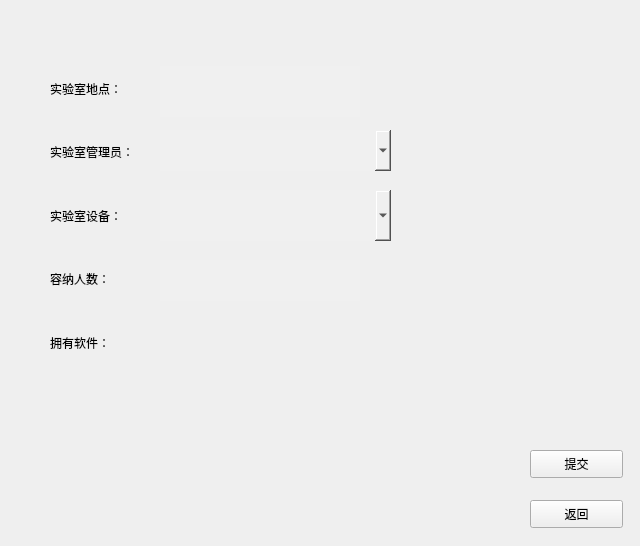
<?xml version="1.0" encoding="UTF-8"?>
<ui version="4.0">
 <class>lab_change_window</class>
 <widget class="QWidget" name="lab_change_window">
  <property name="geometry">
   <rect>
    <x>0</x>
    <y>0</y>
    <width>640</width>
    <height>546</height>
   </rect>
  </property>
  <property name="font">
   <font>
    <family>微软雅黑</family>
   </font>
  </property>
  <property name="windowTitle">
   <string>实验室详情</string>
  </property>
  <widget class="QLineEdit" name="lineEdit">
   <property name="geometry">
    <rect>
     <x>160</x>
     <y>66</y>
     <width>200</width>
     <height>51</height>
    </rect>
   </property>
   <property name="styleSheet">
    <string notr="true">background-color: rgb(240, 240, 240);
border:none;</string>
   </property>
   <property name="text">
    <string/>
   </property>
  </widget>
  <widget class="QLineEdit" name="lineEdit_4">
   <property name="geometry">
    <rect>
     <x>160</x>
     <y>260</y>
     <width>200</width>
     <height>41</height>
    </rect>
   </property>
   <property name="styleSheet">
    <string notr="true">background-color: rgb(240, 240, 240);
border:none;</string>
   </property>
   <property name="text">
    <string/>
   </property>
  </widget>
  <widget class="QScrollArea" name="scrollArea">
   <property name="geometry">
    <rect>
     <x>160</x>
     <y>330</y>
     <width>231</width>
     <height>191</height>
    </rect>
   </property>
   <property name="font">
    <font>
     <family>微软雅黑</family>
    </font>
   </property>
   <property name="styleSheet">
    <string notr="true">border:none;</string>
   </property>
   <property name="widgetResizable">
    <bool>true</bool>
   </property>
   <widget class="QWidget" name="scrollAreaWidgetContents">
    <property name="geometry">
     <rect>
      <x>0</x>
      <y>0</y>
      <width>231</width>
      <height>191</height>
     </rect>
    </property>
    <property name="font">
     <font>
      <family>微软雅黑</family>
     </font>
    </property>
    <layout class="QVBoxLayout" name="verticalLayout_3"/>
   </widget>
  </widget>
  <widget class="QPushButton" name="pushButton">
   <property name="geometry">
    <rect>
     <x>530</x>
     <y>450</y>
     <width>93</width>
     <height>28</height>
    </rect>
   </property>
   <property name="text">
    <string>提交</string>
   </property>
  </widget>
  <widget class="QPushButton" name="pushButton_2">
   <property name="geometry">
    <rect>
     <x>530</x>
     <y>500</y>
     <width>93</width>
     <height>28</height>
    </rect>
   </property>
   <property name="text">
    <string>返回</string>
   </property>
  </widget>
  <widget class="QComboBox" name="comboBox_3">
   <property name="geometry">
    <rect>
     <x>160</x>
     <y>190</y>
     <width>231</width>
     <height>51</height>
    </rect>
   </property>
   <property name="styleSheet">
    <string notr="true">border:none;
background-color: rgb(240, 240, 240);</string>
   </property>
  </widget>
  <widget class="QComboBox" name="comboBox_2">
   <property name="geometry">
    <rect>
     <x>160</x>
     <y>130</y>
     <width>231</width>
     <height>41</height>
    </rect>
   </property>
   <property name="styleSheet">
    <string notr="true">border:none;
background-color: rgb(240, 240, 240);</string>
   </property>
  </widget>
  <widget class="QWidget" name="layoutWidget">
   <property name="geometry">
    <rect>
     <x>50</x>
     <y>60</y>
     <width>111</width>
     <height>311</height>
    </rect>
   </property>
   <layout class="QVBoxLayout" name="verticalLayout">
    <item>
     <widget class="QLabel" name="label">
      <property name="text">
       <string>实验室地点：</string>
      </property>
     </widget>
    </item>
    <item>
     <widget class="QLabel" name="label_2">
      <property name="text">
       <string>实验室管理员：</string>
      </property>
     </widget>
    </item>
    <item>
     <widget class="QLabel" name="label_3">
      <property name="text">
       <string>实验室设备：</string>
      </property>
     </widget>
    </item>
    <item>
     <widget class="QLabel" name="label_4">
      <property name="text">
       <string>容纳人数：</string>
      </property>
     </widget>
    </item>
    <item>
     <widget class="QLabel" name="label_5">
      <property name="text">
       <string>拥有软件：</string>
      </property>
     </widget>
    </item>
   </layout>
  </widget>
 </widget>
 <resources/>
 <connections/>
</ui>
